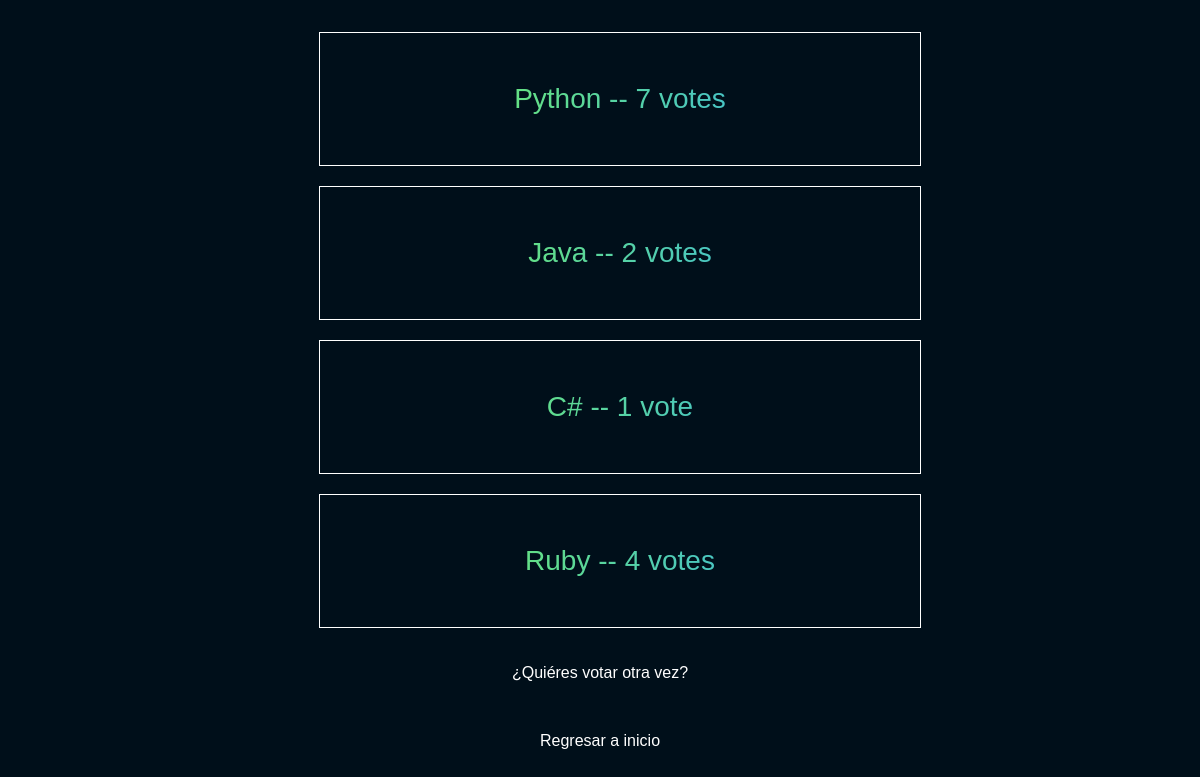
/polls/1/results/, run on an earlier commit of the app's database.
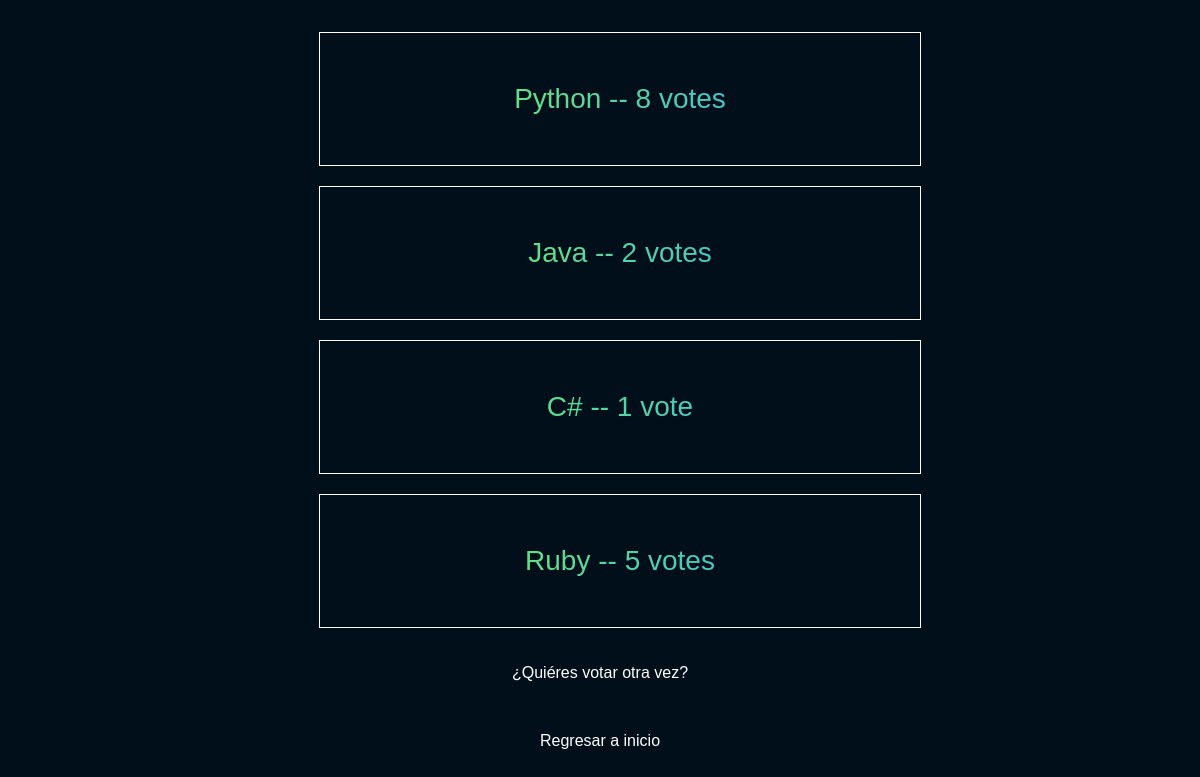
And on a later commit of the database.
### polls/models.py (models this page shows, shortened)
class Choice(models.Model):
    question = models.ForeignKey(Question, on_delete=models.CASCADE)
    choice_text = models.CharField(max_length=200)
    votes = models.IntegerField(default=0)

### polls/views.py (the view)
# urls.py: path('<int:pk>/results/', views.ResultsView.as_view(), name='results'),
class ResultsView(generic.DetailView):
    model = Question
    template_name = 'polls/results.html'
    def get_queryset(self):
        return Question.objects.filter(pub_date__lte=timezone.now()).exclude(choice__isnull=True)

### polls/templates/polls/results.html (shortened to what this page needs)
{% load static %}
<!DOCTYPE html>
<html lang="en">
<head>
    <link rel="stylesheet" href="{% static 'polls/style.css' %}">
    <link rel="stylesheet" href="{% static 'polls/results.css' %}">
</head>
<body>
    <ul>
        {% for choice in question.choice_set.all %}
            <li>{{ choice.choice_text }} -- {{ choice.votes }} vote{{ choice.votes|pluralize }}</li>
        {% endfor %}
    </ul>
    <a href="{% url 'polls:detail' question.id %}">¿Quiéres votar otra vez?</a>
    <footer>
        <a href="#">Regresar a inicio</a>
    </footer>
</body>
</html>

### polls/static/polls/style.css (style rules this page uses)
body { display: flex; align-items: center; justify-content: center; flex-direction: column; height: 100vh; background: hsl(204 100% 5%); font-family: Arial, Helvetica, sans-serif; }
ul { display: flex; align-items: center; justify-content: center; flex-direction: column; }
header, ul { background: linear-gradient( to right, hsl(98 100% 62%), hsl(204 100% 59%) ); -webkit-background-clip: text; -webkit-text-fill-color: transparent; text-align: center; }
li { display: flex; align-items: center; justify-content: center; width: 500px; border: 1px solid white; padding: 50px; margin-bottom: 20px; font-size: 28px; }
a { color: white; text-decoration: none; }
footer { display: flex; align-items: center; justify-content: space-evenly; width: 100vw; padding: 50px 0px; }

### polls/static/polls/results.css (style rules this page uses)
body { display: flex; align-items: center; justify-content: center; }
a { display: flex; align-items: center; justify-content: center; }

What changed in the data, as far as the page shows it:
changed Choice "Python": votes "7" → "8"
changed Choice "Ruby": votes "4" → "5"
